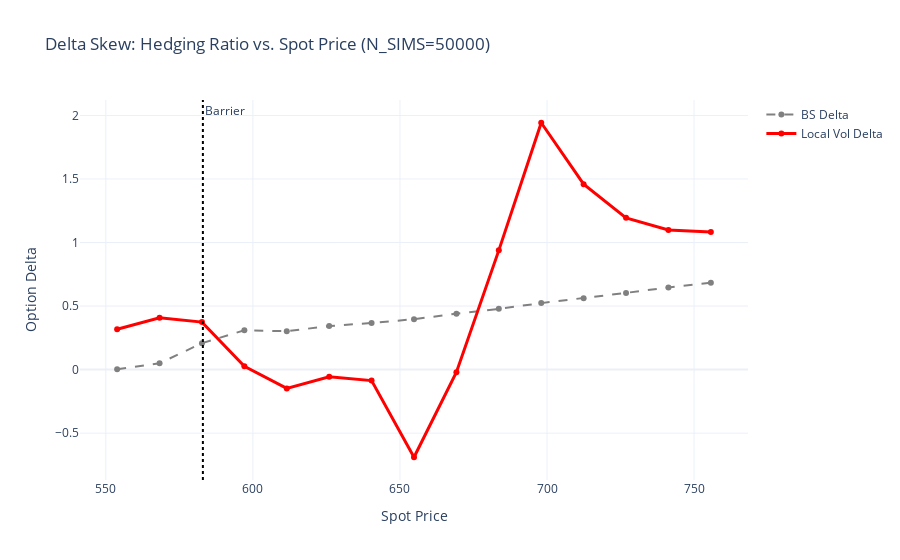

The cell this chart's notebook holds for it:
### Markdown cell above
## 6. Hedging Analysis: Delta Profile

We calculate the **Delta (Hedge Ratio)** across a range of spot prices as the price approaches the Barrier.

This visualization reveals **Model Risk**:
* **Black-Scholes Delta (Gray):** Often underestimates the risk of the barrier.
* **Local Vol Delta (Red):** Adapts to the increasing volatility as spot drops, suggesting a different hedging strategy.

### Code cell
print(" Calculating Delta Profile ")

if surface.spot_price:
    # Generate Spot Range (From Barrier to ITM)
    spot_range = np.linspace(Barrier * 0.95, S0 * 1.1, 15)
    bs_deltas = []
    lv_deltas = []
    
    # Progress update
    print(f"Simulating Delta across {len(spot_range)} spot levels with {N_SIMS} paths...")

    for s_val in spot_range:
        # Temp pricer for hypothetical spot
        temp_pricer = MonteCarloPricer(s_val, T, rates, q, surface)        
        
        # Calculate Deltas 
        d_bs = temp_pricer.calculate_delta(K, Barrier, model="black_scholes", n_paths=N_SIMS)
        d_lv = temp_pricer.calculate_delta(K, Barrier, model="local_vol", n_paths=N_SIMS)
        
        bs_deltas.append(d_bs)
        lv_deltas.append(d_lv)

    # Plot
    fig_delta = go.Figure()
    fig_delta.add_trace(go.Scatter(x=spot_range, y=bs_deltas, mode='lines+markers', name='BS Delta', line=dict(color='gray', dash='dash')))
    fig_delta.add_trace(go.Scatter(x=spot_range, y=lv_deltas, mode='lines+markers', name='Local Vol Delta', line=dict(color='red', width=3)))
    fig_delta.add_vline(x=Barrier, line_width=2, line_dash="dot", line_color="black", annotation_text="Barrier")

    fig_delta.update_layout(
        title=f"Delta Skew: Hedging Ratio vs. Spot Price (N_SIMS={N_SIMS})",
        xaxis_title="Spot Price",
        yaxis_title="Option Delta",
        template="plotly_white"
    )
    fig_delta.show()

### Figure 1 — Plotly figure (JSON) as saved in the notebook; plotly's stock layout.template omitted (floating-point values rounded to 4 significant figures)
{"data": [{"line": {"color": "gray", "dash": "dash"}, "mode": "lines+markers", "name": "BS Delta", "type": "scatter", "x": [553.9, 568.3, 582.7, 597.1, 611.5, 625.9, 640.4, 654.8, 669.2, 683.6, 698.0, 712.5, 726.9, 741.3, 755.7], "y": [0.001993, 0.04958, 0.2079, 0.3094, 0.302, 0.3424, 0.3667, 0.3967, 0.4398, 0.4782, 0.5231, 0.5617, 0.6036, 0.6465, 0.683]}, {"line": {"color": "red", "width": 3}, "mode": "lines+markers", "name": "Local Vol Delta", "type": "scatter", "x": [553.9, 568.3, 582.7, 597.1, 611.5, 625.9, 640.4, 654.8, 669.2, 683.6, 698.0, 712.5, 726.9, 741.3, 755.7], "y": [0.3175, 0.4073, 0.3737, 0.02604, -0.1479, -0.05636, -0.08627, -0.6898, -0.02027, 0.9382, 1.943, 1.459, 1.194, 1.099, 1.082]}], "layout": {"annotations": [{"showarrow": false, "text": "Barrier", "x": 583, "xanchor": "left", "xref": "x", "y": 1, "yanchor": "top", "yref": "y domain"}], "shapes": [{"line": {"color": "black", "dash": "dot", "width": 2}, "type": "line", "x0": 583, "x1": 583, "xref": "x", "y0": 0, "y1": 1, "yref": "y domain"}], "title": {"text": "Delta Skew: Hedging Ratio vs. Spot Price (N_SIMS=50000)"}, "xaxis": {"title": {"text": "Spot Price"}}, "yaxis": {"title": {"text": "Option Delta"}}}}
